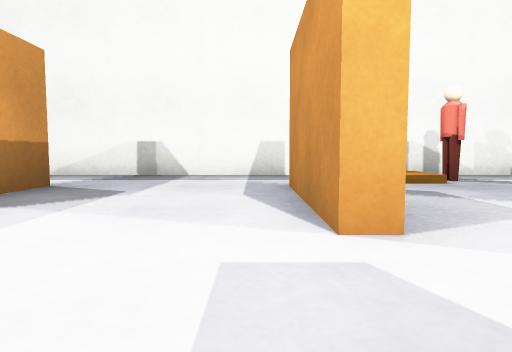
[1] (above)

23 first-person views from a walk through a Gazebo world. The camera is 0.5 m above the floor, tilts 4° down and sees 75° across. The floor is counted in squares, 1 m on a side. Each view is taken from the middle of a square. On the plan, view 1 faces up. The plan holds only what a view shows up to about 9 squares ahead; the rest is blank. Simple shapes stand in for some stock models.

[2]
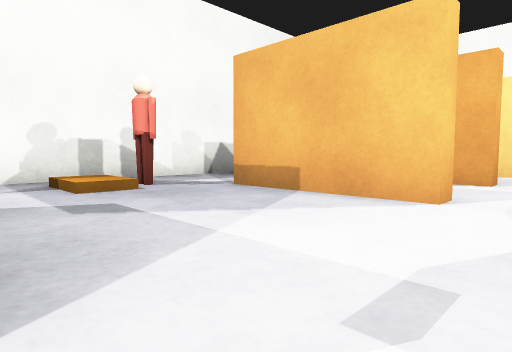

[3]
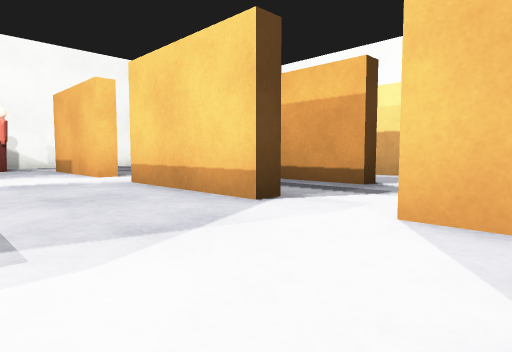

[4]
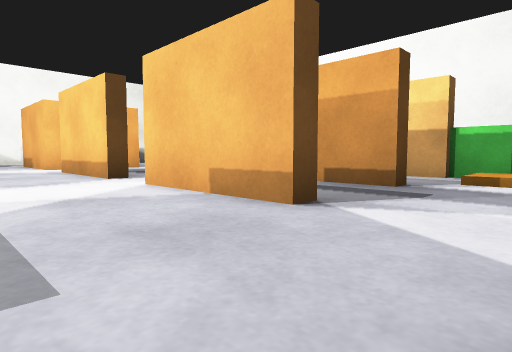

[5]
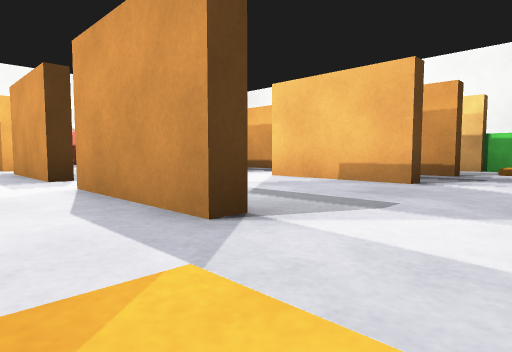

[6]
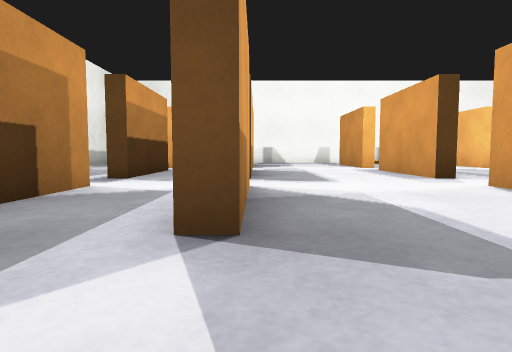

[7]
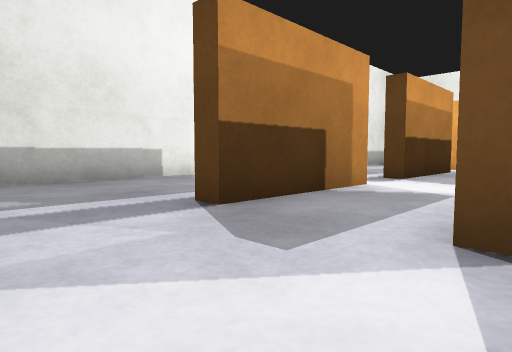

[8]
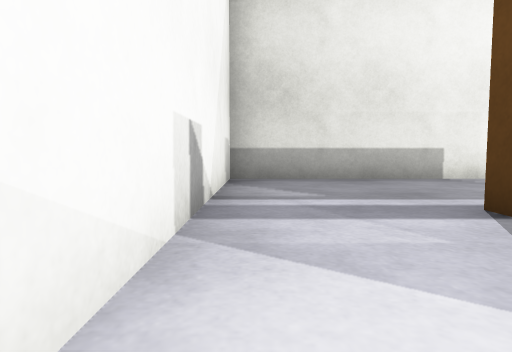

[9]
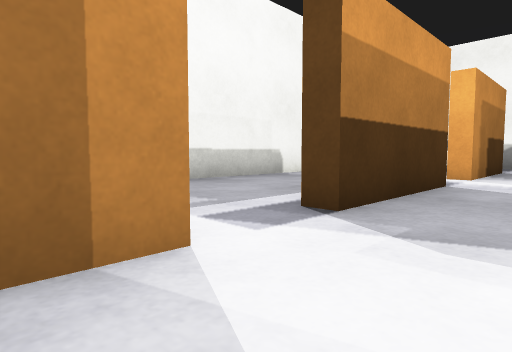

[10]
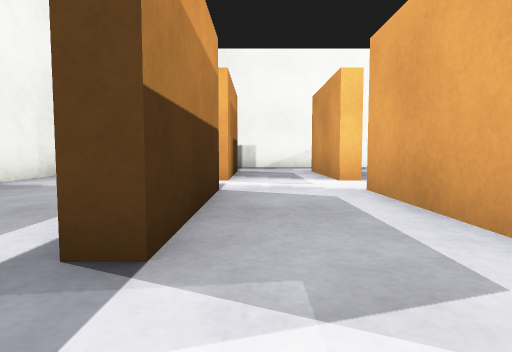

[11]
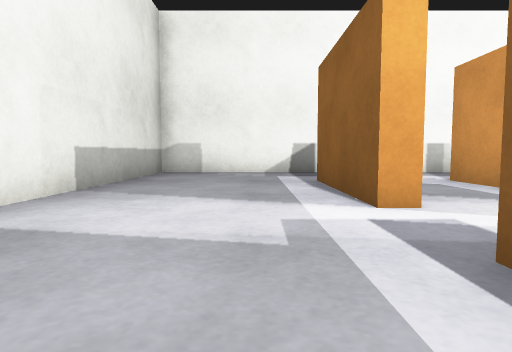

[12]
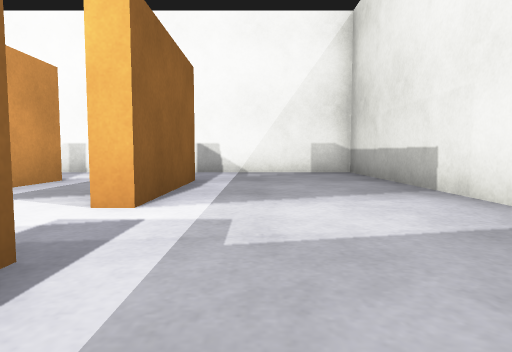

[13]
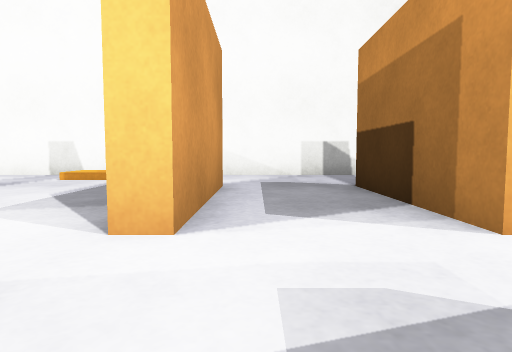

[14]
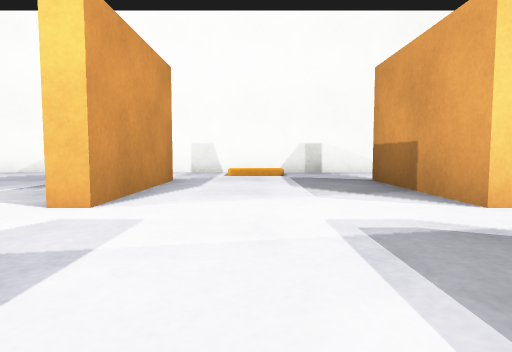

[15]
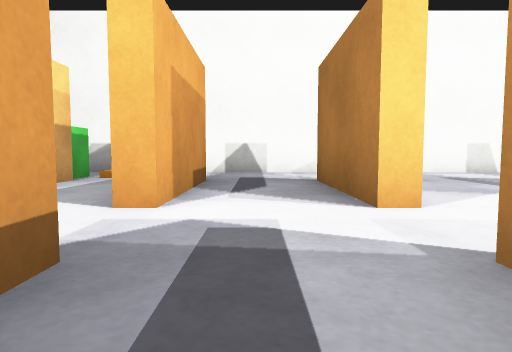

[16]
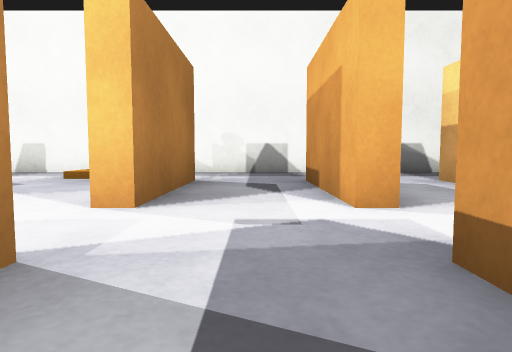

[17]
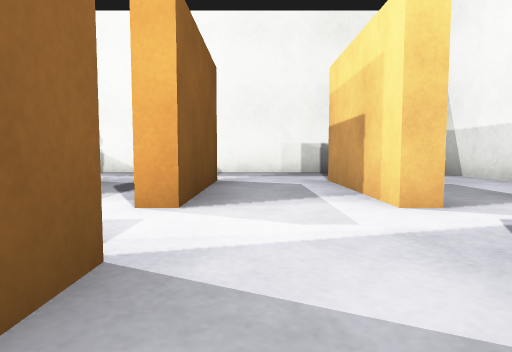

[18]
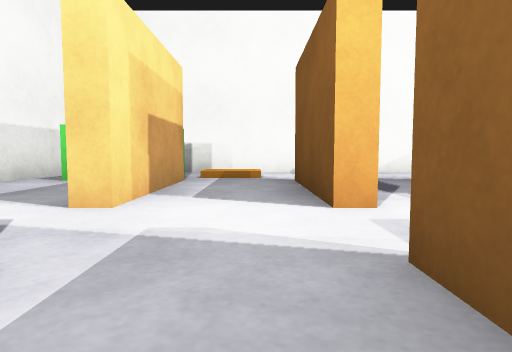

[19]
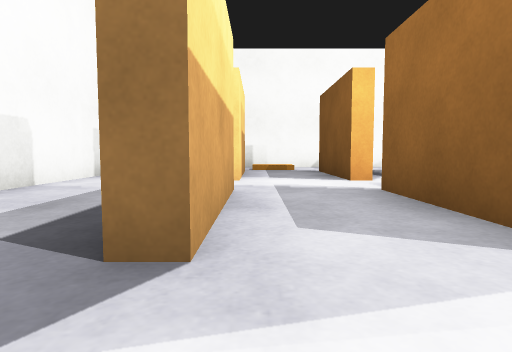

[20]
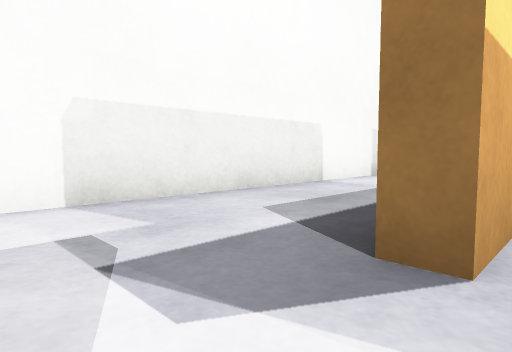

[21]
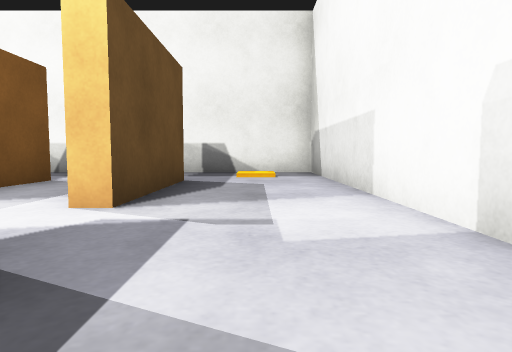

[22]
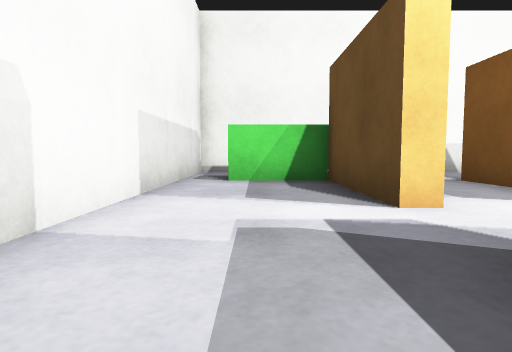

[23]
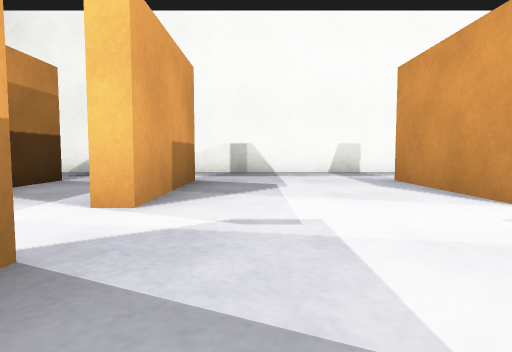

### Floor plan
Points are (right, up) in squares from view 1. A wall is a line through its corners. A room is listed if a view was taken in it or the views show most of it. See-through windows are left out.
Room 1 (views 1, 2, 3, 4, 5, 6, 7, 8, 9, 10, 11, 12, 13, 14, 15, 16, 17, 18, 19, 20, 21, 22, 23)
walls: (1, -2.5) (0.5, -2.5) (0.5, 0.5); (1, 2) (0.5, 2) (0.5, 5); (5, -2.5) (4.5, -2.5) (4.5, 0.5); (4.5, -4) (4.9, -4) (4.9, -7) (4.5, -7) (4.5, -4); (-3.1, 0.5) (-3.1, -0.4); (7.3, 0.5) (7.3, -2.5) (6.9, -2.5) (6.9, 0.5); (-3.5, -2.1) (-3.5, 0.5); (6.9, -4) (7.3, -4) (7.3, -7) (6.9, -7) (6.9, -4); (-3.1, -4) (-3.1, -7) (-3.5, -7) (-3.5, -4) (-3.1, -4); (1, -7) (0.5, -7) (0.5, -4) (1, -4); (4.9, 5) (4.9, 2) (4.5, 2) (4.5, 5); (9.3, -2.5) (9.3, 0.5) (9.8, 0.5); (-5.5, 0.6) (-5.5, -2.5) (-6, -2.5); (-3.1, 5) (-3.1, 2) (-3.5, 2) (-3.5, 5); (7.3, 5) (7.3, 2) (6.9, 2) (6.9, 5); (-5.5, -4) (-5.5, -7) (-5.9, -7) (-5.9, -4) (-5.5, -4); (4, -9.5) (12.4, -9.5) (12.4, 7.5) (-9.4, 7.5) (-9.4, -1.5); (9.3, -6.6) (9.3, -4) (9.7, -4) (9.7, -6.5); (-5.5, 5) (-5.5, 2) (-5.9, 2) (-5.9, 5); (9.7, 5) (9.7, 2) (9.3, 2) (9.3, 5); (-9.4, -4.1) (-9.4, -9.5) (1.8, -9.5)
objects: person (3, 6) to (4, 6); green box (10, -8) to (11, -7); orange box (11, 6)

Positions as (right, up) in squares from view 1, and headings:
1: (0, 0), facing up
2: (1, 1), facing up-right
3: (2, -5), facing up-right
4: (2, -9), facing up-right
5: (-1, -9), facing up-right
6: (-3, -9), facing up
7: (-3, -9), facing up-left
8: (-3, -9), facing left
9: (-4, -5), facing up-left
10: (-5, -4), facing up
11: (-7, -1), facing up
12: (-7, -1), facing down
13: (-4, -2), facing down
14: (-1, -1), facing down
15: (6, -1), facing down
16: (6, -1), facing up
17: (8, -1), facing up
18: (8, -1), facing down
19: (9, 2), facing down
20: (9, 2), facing down-right
21: (11, -1), facing up
22: (11, -1), facing down
23: (-2, -1), facing up
